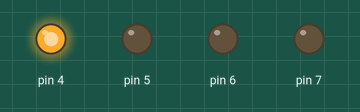
This sketch was run on a simulated Arduino Uno, built with avr-gcc and run on an emulated ATmega328P. On the bench: output pins drawn as LEDs (lit = HIGH). Random numbers use the default seed unless the sketch sets one.

Above: at 0.19 s.
At 7.1 s:
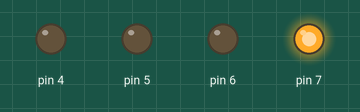
At 23.6 s:
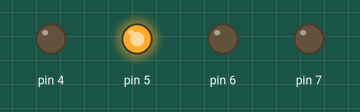
At 38.2 s:
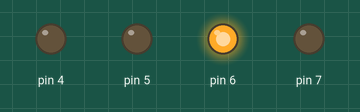
Timing chart, 0 to 40.0 s (numbered marks = the images above):
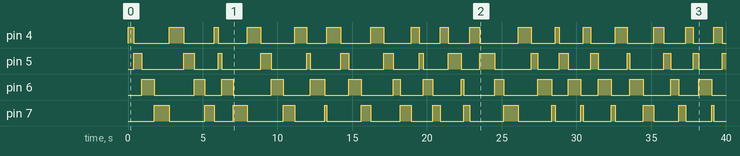

Measured:
- by itself, pin 4: LOW → HIGH at 0.00 s, → LOW 0.38 s later, → HIGH 2.4 s later, → LOW 0.98 s later, … (34 changes in this stretch)
- by itself, pin 5: LOW → HIGH at 0.38 s, → LOW 0.54 s later, → HIGH 2.8 s later, → LOW 0.70 s later, … (33 changes in this stretch)
- by itself, pin 6: LOW → HIGH at 0.92 s, → LOW 0.83 s later, → HIGH 2.7 s later, → LOW 0.70 s later, … (32 changes in this stretch)
- by itself, pin 7: LOW → HIGH at 1.8 s, → LOW 1.0 s later, → HIGH 2.4 s later, → LOW 0.63 s later, … (32 changes in this stretch)

The sketch:

relay_test.ino
```cpp
void setup() {
  randomSeed(analogRead(0));
  pinMode(4, OUTPUT);
  pinMode(5, OUTPUT);
  pinMode(6, OUTPUT);
  pinMode(7, OUTPUT);
}

void loop() {
  for (int i=4; i <= 7; i++){
    digitalWrite(i, HIGH);
    delay(random(100, 1000));
    digitalWrite(i, LOW);
  }
}
```
